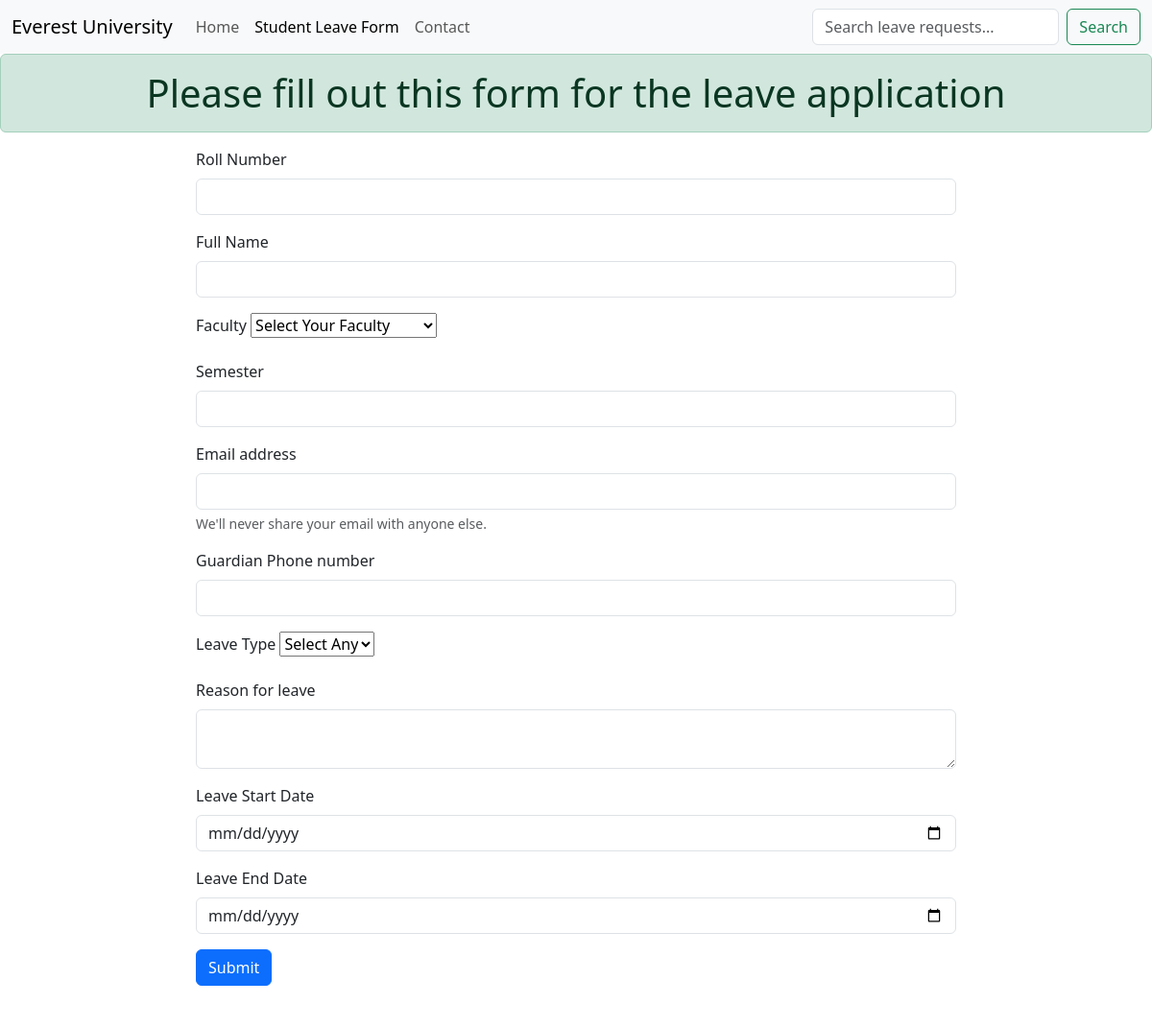
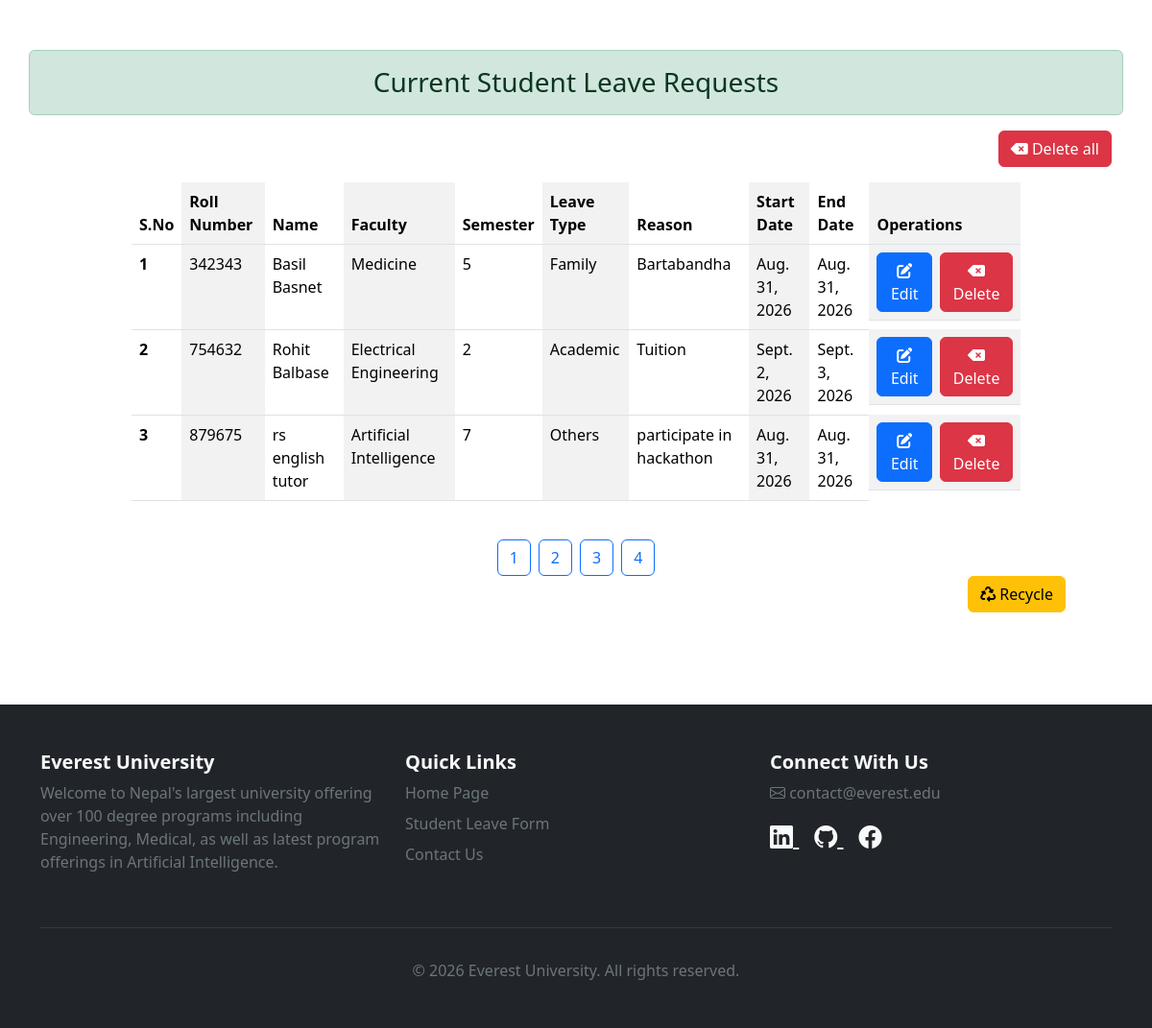
/form/?page=3, run on the app's committed database (2 pictures, top to bottom).
### main/models.py (models this page shows)
class StudentLeave(models.Model):
    roll_number = models.CharField(max_length=6, unique=True)
    full_name = models.CharField(max_length=100)
    faculty = models.CharField(max_length=100)
    semester = models.PositiveBigIntegerField()
    start_date = models.DateField()
    end_date = models.DateField()
    leave_type = models.CharField(max_length=50)
    reason = models.TextField()
    guardian_contact = models.CharField(max_length=14)
    student_mail = models.EmailField()
    is_delete = models.BooleanField(default=False)
    deleted_time = models.DateTimeField(null = True)

### main/views.py (the view, shortened to what this page needs)
# urls.py: path('form/' , form, name='form'),
def form(request):
    query = request.GET.get('q')
    if query:
        student_leave = StudentLeave.objects.filter(
            is_delete=False
        ).filter(
            Q(roll_number__icontains=query) |
            Q(full_name__icontains=query) |
            Q(faculty__icontains = query) |
            Q(semester__icontains=query) |
            Q(student_mail__icontains=query) |
            Q(reason__icontains = query) |
            Q(leave_type__icontains=query)
        )
    else:
        student_leave = StudentLeave.objects.filter(is_delete=False)
    paginator = Paginator(student_leave,3)
    page_number = request.GET.get('page')
    student_leave = paginator.get_page(page_number)
    return render(
        request,
        'main/form.html',
        {
            'student_leave':student_leave
        }
    )

### main/templates/main/form.html (shortened to what this page needs)
{% extends 'base.html' %}
{% block content %}
<h1 class="alert alert-success text-center">Please fill out this form for the leave application</h1>
<div class="row">
    <div class="col-2"></div>
    <div class="col-8">
        <form method="POST" action="{% url 'form' %}">
            <div class="mb-3">
                <label for="exampleInputRollNumber1" class="form-label">Roll Number</label>
                <input type="number" name="roll_number" class="form-control" id="roll_number">
            </div>
            <div class="mb-3">
                <label for="exampleInputFullName1" class="form-label">Full Name</label>
                <input type="text" name="full_name" class="form-control" id="full_name">
            </div>
            <div class="mb-3">
                <label for="exampleInputFaculty1" class="form-label">Faculty</label>
                <select name="faculty" id="faculty">
                    <option value="" disabled selected> Select Your Faculty</option>
                </select>
            </div>
            <div class="mb-3">
                <label for="exampleInputPassword1" class="form-label">Semester</label>
                <input type="number" name="semester" class="form-control" id="semester">
            </div>
            <div class="mb-3">
                <label for="exampleInputEmail1" class="form-label">Email address</label>
                <input type="email" name="student_mail" class="form-control" id="student_mail" aria-describedby="emailHelp">
                <div id="emailHelp" class="form-text">We'll never share your email with anyone else.</div>
            </div>
            <div class="mb-3">
                <label for="exampleInputGuardianContact" class="form-label">Guardian Phone number</label>
                <input type="number" name="guardian_contact" class="form-control" id="guardian_contact">
            </div>
            <div class="mb-3">
                <label for="exampleInputPassword1" class="form-label">Leave Type</label>
                <select name="leave_type" id="leave_type">
                    <option value="" disabled selected> Select Any</option>
                </select>
            </div>
            <div class="mb-3">
                <label for="exampleInputPassword1" class="form-label">Reason for leave</label>
                <textarea name="reason" class="form-control" id="reason"> </textarea>
            </div>
            <div class="mb-3">
                <label for="exampleInputStartDate" class="form-label">Leave Start Date</label>
                <input type="date" name="start_date" class="form-control" id="start_date">
            </div>
            <div class="mb-3">
                <label for="exampleInputEndDate" class="form-label">Leave End Date</label>
                <input type="date" name="end_date" class="form-control" id="end_date">
            </div>
            <button type="submit" class="btn btn-primary">Submit</button>
        </form>
    </div>
    <div class="col-2"></div>
</div>
<section id="leave-status" class="py-5">
<div class="container">
    <div class="row mt-5">
        <h3 class="alert alert-success text-center" mt-1>Current Student Leave Requests</h3>
        <div class="text-end">
            <a href="{% url 'clear_all' %}" class="btn btn-danger">
                <i class="fa-sharp fa-solid fa-delete-left"></i>
                Delete all
            </a>
        </div>
        <div class="col-10 mt-3 mx-auto">
            <table class="table table-striped-columns">
                <thead>
                    <tr>
                        <th scope="col">S.No</th>
                        <th scope="col">Roll Number</th>
                        <th scope="col">Name</th>
                        <th scope="col">Faculty</th>
                        <th scope="col">Semester</th>
                        <th scope="col">Leave Type</th>
                        <th scope="col">Reason</th>
                        <th scope="col">Start Date</th>
                        <th scope="col">End Date</th>
                        <th scope="col">Operations</th>
                    </tr>
                </thead>
                <tbody>
                    {% for leave in student_leave %}
                        <tr>
                            <th>{{ forloop.counter }}</th>
                            <td>{{leave.roll_number}}</td>
                            <td>{{leave.full_name}}</td>
                            <td>{{leave.faculty}}</td>
                            <td>{{leave.semester}}</td>
                            <td>{{leave.leave_type}}</td>
                            <td>{{leave.reason}}</td>
                            <td>{{leave.start_date}}</td>
                            <td>{{leave.end_date}}</td>
                            <td class="d-flex gap-2">
                                <a href="{% url 'edit' leave.id %}">
                                    <button type="button" class="btn btn-primary">
                                        <i class="fa-solid fa-pen-to-square"></i>Edit</button>
                                </a>
                                <a href="{% url 'delete_entry' leave.id %}">
                                    <button type="button" class="btn btn-danger">
                                        <i class="fa-sharp fa-solid fa-delete-left"></i>Delete</button>
                                </a>
                            </td>
                        </tr>
                    {% endfor %}
                </tbody>
            </table>
        </div>
        <div class="d-flex justify-content-center mt-4">
            {% if student_leave.paginator.num_pages > 1 %}
                {% for page in student_leave.paginator.page_range %}
                    {% if student_leave == student_leave.number %}
                        <a href="?page={{page}}#leave_status" class="btn btn-primary">
                            {{page}}
                        </a>
                    {% else %}
                        <a href="?page={{page}}#leave-status" class="btn btn-outline-primary mx-1">
                            {{page}}
                        </a>
                    {% endif %}
                {% endfor %}
            {% endif %}
        </div>
        <div class="d-flex justify-content-end">
            <a href="{% url 'recycle' %}" class="mx-5 px-10">
                <button class="btn btn-warning">
                    <i class="fa-solid fa-recycle"></i> Recycle
                </button>
            </a>
        </div>
    </div>
</div>
</section>
{% endblock %}

### data on the page
StudentLeave: roll_number "342343", full_name "Basil Basnet", faculty "Medicine", semester "5", leave_type "Family", reason "Bartabandha", start_date "Aug. 31, 2026", end_date "Aug. 31, 2026"
StudentLeave: roll_number "754632", full_name "Rohit Balbase", faculty "Electrical Engineering", semester "2", leave_type "Academic", reason "Tuition", start_date "Sept. 2, 2026", end_date "Sept. 3, 2026"
StudentLeave: roll_number "879675", full_name "rs english tutor", faculty "Artificial Intelligence", semester "7", leave_type "Others", reason "participate in hackathon", start_date "Aug. 31, 2026", end_date "Aug. 31, 2026"

### other printed values
{{ page }} "1" "2" "3" "4"
